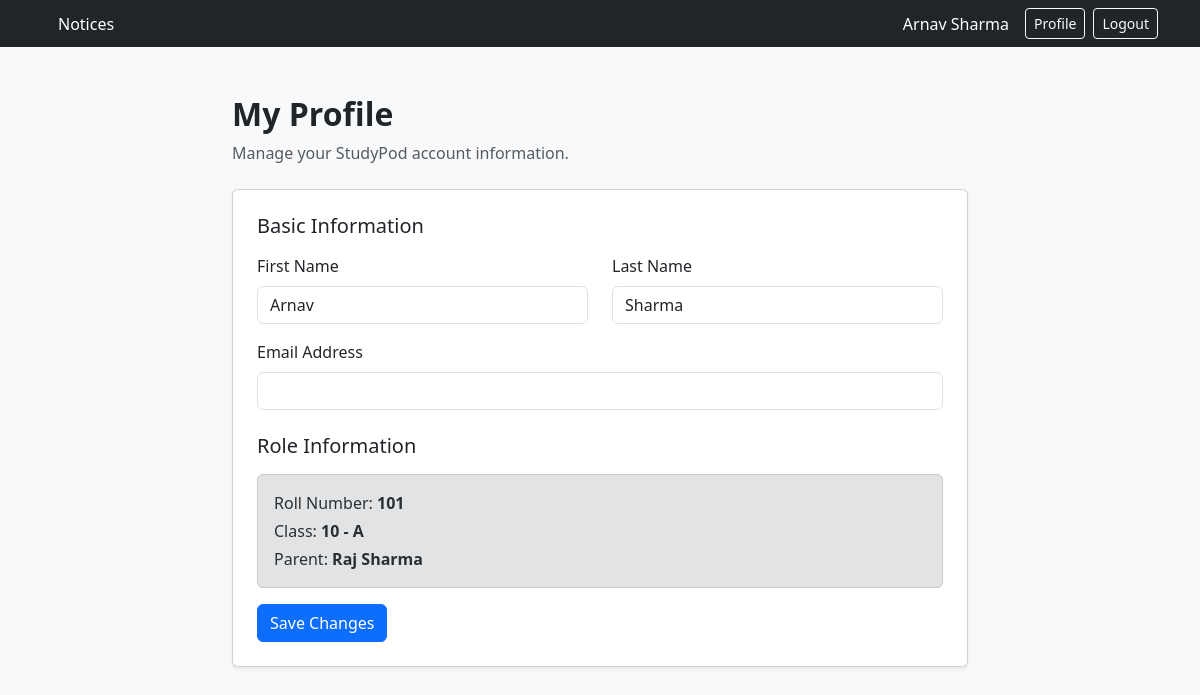
The app's page /profile/ (signed in) with its own data.
### accounts/models.py (models this page shows, shortened)
class User(AbstractUser):
    class Role(models.TextChoices):
        TEACHER = "TEACHER", "Teacher"
        STUDENT = "STUDENT", "Student"
        PARENT = "PARENT", "Parent"
    role = models.CharField(
        max_length=10,
        choices=Role.choices,
        default=Role.STUDENT,
    )

class StudentProfile(models.Model):
    user = models.OneToOneField(
        User,
        on_delete=models.CASCADE,
        related_name="student_profile"
    )
    roll_number = models.CharField(max_length=50, unique=True)
    student_class = models.ForeignKey(
        "academics.Class",
        on_delete=models.SET_NULL,
        null=True,
        blank=True,
        related_name="students"
    )
    parent = models.ForeignKey(
        "ParentProfile",
        on_delete=models.SET_NULL,
        null=True,
        blank=True,
        related_name="students"
    )

class ParentProfile(models.Model):
    user = models.OneToOneField(
        User,
        on_delete=models.CASCADE,
        related_name="parent_profile"
    )
    phone = models.CharField(max_length=20, blank=True)
    def __str__(self):
        return self.user.get_full_name() or self.user.username

### academics/models.py (models this page shows)
class Class(models.Model):
    name = models.CharField(max_length=50)
    section = models.CharField(max_length=10)
    academic_year = models.CharField(max_length=20)
    def __str__(self):
        return f"{self.name} - {self.section}"

### accounts/views.py (the view)
# urls.py: path("profile/", views.profile, name="profile"),
@login_required
def profile(request):
    user = request.user
    if user.role == "TEACHER":
        profile_object = user.teacher_profile
        profile_form_class = TeacherProfileForm
    elif user.role == "STUDENT":
        profile_object = user.student_profile
        profile_form_class = StudentProfileForm
    elif user.role == "PARENT":
        profile_object = user.parent_profile
        profile_form_class = ParentProfileForm
    else:
        return redirect("dashboard")
    if request.method == "POST":
        user_form = UserProfileForm(
            request.POST,
            instance=user
        )
        profile_form = profile_form_class(
            request.POST,
            instance=profile_object
        )
        if user_form.is_valid() and profile_form.is_valid():
            user_form.save()
            profile_form.save()
            return redirect("profile")
    else:
        user_form = UserProfileForm(
            instance=user
        )
        profile_form = profile_form_class(
            instance=profile_object
        )
    return render(
        request,
        "accounts/profile.html",
        {
            "user_form": user_form,
            "profile_form": profile_form,
        }
    )

### accounts/forms.py
class UserProfileForm(forms.ModelForm):
    class Meta:
        model = User
        fields = ["first_name", "last_name", "email"]
    def __init__(self, *args, **kwargs):
        super().__init__(*args, **kwargs)
        for field in self.fields.values():
            field.widget.attrs.update({
                "class": "form-control"
            })

class StudentProfileForm(forms.ModelForm):
    class Meta:
        model = StudentProfile
        fields = []

### accounts/templates/accounts/profile.html (shortened to what this page needs)
{% extends "accounts/base.html" %}
{% block content %}
<div class="row justify-content-center">
    <div class="col-lg-8">
        <div class="mb-4">
            <h2 class="fw-bold">My Profile</h2>
            <p class="text-muted">
                Manage your StudyPod account information.
            </p>
        </div>
        <div class="card shadow-sm">
            <div class="card-body p-4">
                <form method="post">
                    <h5 class="mb-3">Basic Information</h5>
                    <div class="row">
                        <div class="col-md-6 mb-3">
                            <label class="form-label">
                                First Name
                            </label>
                            {{ user_form.first_name }}
                        </div>
                        <div class="col-md-6 mb-3">
                            <label class="form-label">
                                Last Name
                            </label>
                            {{ user_form.last_name }}
                        </div>
                    </div>
                    <div class="mb-4">
                        <label class="form-label">
                            Email Address
                        </label>
                        {{ user_form.email }}
                    </div>
                    <h5 class="mb-3">
                        Role Information
                    </h5>
                    {% if request.user.role == "TEACHER" %}
                        <div class="mb-3">
                            <label class="form-label">
                                Department
                            </label>
                            {{ profile_form.department }}
                        </div>
                        <div class="alert alert-secondary">
                            Employee ID:
                            <strong>
                                {{ request.user.teacher_profile.employee_id }}
                            </strong>
                        </div>
                    {% elif request.user.role == "STUDENT" %}
                        <div class="alert alert-secondary">
                            <p class="mb-1">
                                Roll Number:
                                <strong>
                                    {{ request.user.student_profile.roll_number }}
                                </strong>
                            </p>
                            <p class="mb-1">
                                Class:
                                <strong>
                                    {{ request.user.student_profile.student_class }}
                                </strong>
                            </p>
                            <p class="mb-0">
                                Parent:
                                <strong>
                                    {{ request.user.student_profile.parent }}
                                </strong>
                            </p>
                        </div>
                    {% endif %}
                    <button
                        type="submit"
                        class="btn btn-primary"
                    >
                        Save Changes
                    </button>
                </form>
            </div>
        </div>
    </div>
</div>
{% endblock %}

### accounts/templates/accounts/base.html (shortened to what this page needs)
<!DOCTYPE html>
<html lang="en">
<head>
    <link
        href="https://cdn.jsdelivr.net/npm/bootstrap@5.3.3/dist/css/bootstrap.min.css"
        rel="stylesheet"
    >
</head>
<body class="bg-light">
    <nav class="navbar navbar-dark bg-dark">
        <div class="container">
            {% if user.is_authenticated %}
                <a
                href="{% url 'notices' %}"
                class="text-white text-decoration-none ms-3"
                >
                Notices
                </a>
            {% endif %}
            {% if user.is_authenticated %}
                <div class="d-flex align-items-center">
                    <span class="text-white me-3">
                        {{ user.get_full_name|default:user.username }}
                    </span>
                    <a
                      href="{% url 'profile' %}"
                    class="btn btn-outline-light btn-sm me-2"
                    >
                    Profile
                    </a>
                    <a
                    href="{% url 'logout' %}"
                    class="btn btn-outline-light btn-sm"
                    >
                    Logout
                    </a>
                </div>
            {% endif %}
        </div>
    </nav>
    <main class="container py-5">
        {% block content %}
        {% endblock %}
    </main>
</body>
</html>

### records on screen
User: get_full_name "Arnav Sharma", first_name "Arnav", last_name "Sharma", user.student_profile.roll_number "101", user.student_profile.student_class "10 - A", user.student_profile.parent "Raj Sharma"
